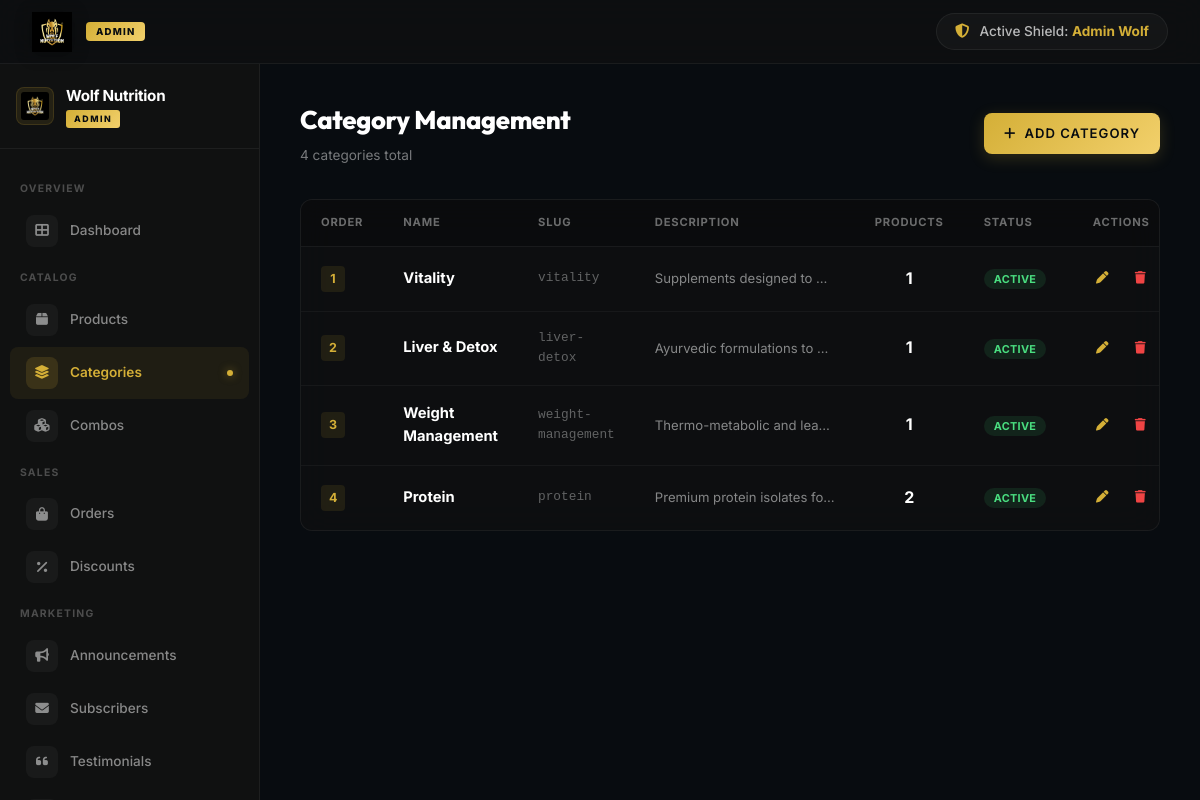
Screenshot of /admin/categories.php (signed in) with the database file from the repository.
### tables this page shows
CREATE TABLE IF NOT EXISTS `categories` (
  `id` INT AUTO_INCREMENT PRIMARY KEY,
  `name` VARCHAR(100) NOT NULL,
  `slug` VARCHAR(100) NOT NULL UNIQUE,
  `description` TEXT NULL,
  `is_active` TINYINT(1) DEFAULT 1,
  `display_order` INT DEFAULT 0
);

### admin/categories.php (the view, shortened to what this page needs)
<?php
require_once __DIR__ . '/includes/header.php';
require_once __DIR__ . '/includes/sidebar.php';
$stmt = $pdo->prepare("
    SELECT c.*, COUNT(p.id) as product_count
    FROM categories c
    LEFT JOIN products p ON c.id = p.category_id
    GROUP BY c.id
    ORDER BY c.display_order ASC
");
$stmt->execute();
$categories = $stmt->fetchAll();
?>
    <div class="cat-page-header" style="display:flex; justify-content:space-between; align-items:center; margin-bottom:32px;">
        <div>
            <h2 style="font-size:1.6rem; font-weight:800; color:#fff; margin:0 0 4px 0; letter-spacing:-0.3px;">Category Management</h2>
            <p style="font-size:0.85rem; color:rgba(255,255,255,0.45); margin:0;"><?php echo count($categories); ?> categor<?php echo count($categories) !== 1 ? 'ies' : 'y'; ?> total</p>
        </div>
        <a href="category_add.php" class="btn-gold" style="padding:10px 20px; font-size:0.82rem; text-decoration:none; display:inline-flex; align-items:center; gap:8px; font-weight:600;">
            <i class="fas fa-plus"></i> Add Category
        </a>
    </div>
    <div class="cat-table-wrapper">
        <?php if (empty($categories)): ?>
            <div style="text-align:center; padding:48px 20px;">
                <i class="fas fa-folder-open" style="font-size:2rem; color:rgba(255,255,255,0.15); margin-bottom:12px; display:block;"></i>
                <p style="color:rgba(255,255,255,0.4); font-size:0.9rem; margin:0 0 16px 0;">No categories created yet.</p>
                <a href="category_add.php" class="btn-gold" style="padding:10px 24px; font-size:0.82rem; text-decoration:none; display:inline-flex; align-items:center; gap:8px;">
                    <i class="fas fa-plus"></i> Create First Category
                </a>
            </div>
        <?php else: ?>
            <table class="cat-table">
                <thead>
                    <tr>
                        <th style="width:70px;">Order</th>
                        <th>Name</th>
                        <th style="width:140px;">Slug</th>
                        <th>Description</th>
                        <th style="width:90px; text-align:center;">Products</th>
                        <th style="width:90px;">Status</th>
                        <th style="width:100px; text-align:center;">Actions</th>
                    </tr>
                </thead>
                <tbody>
                    <?php foreach ($categories as $cat): ?>
                        <tr>
                            <td data-label="Order">
                                <span style="background:rgba(212,175,55,0.1); color:#D4AF37; font-size:0.78rem; font-weight:700; padding:3px 8px; border-radius:4px; min-width:24px; display:inline-block; text-align:center;"><?php echo $cat['display_order']; ?></span>
                            </td>
                            <td data-label="Category" class="td-name">
                                <a href="category_edit.php?id=<?php echo $cat['id']; ?>" style="color:#fff; text-decoration:none; font-weight:700; font-size:0.92rem; transition:color 0.2s;" onmouseover="this.style.color='#D4AF37'" onmouseout="this.style.color='#fff'">
                                    <?php echo htmlspecialchars($cat['name']); ?>
                                </a>
                            </td>
                            <td data-label="Slug" style="font-size:0.8rem; color:rgba(255,255,255,0.35); font-family:monospace;"><?php echo htmlspecialchars($cat['slug']); ?></td>
                            <td data-label="Description" style="font-size:0.82rem; color:rgba(255,255,255,0.5); max-width:220px; overflow:hidden; text-overflow:ellipsis; white-space:nowrap;">
                                <?php echo htmlspecialchars($cat['description'] ?: '—'); ?>
                            </td>
                            <td data-label="Products" style="text-align:center;">
                                <span style="font-weight:700; font-size:1rem; color:#fff;"><?php echo $cat['product_count']; ?></span>
                            </td>
                            <td data-label="Status">
                                <span class="<?php echo $cat['is_active'] ? 'badge-active' : 'badge-inactive'; ?>">
                                    <?php echo $cat['is_active'] ? 'Active' : 'Inactive'; ?>
                                </span>
                            </td>
                            <td data-label="" class="td-actions">
                                <div style="display:flex; gap:6px; justify-content:center;">
                                    <a href="category_edit.php?id=<?php echo $cat['id']; ?>" class="action-btn" style="color:#D4AF37; text-decoration:none;" title="Edit">
                                        <i class="fas fa-pen" style="font-size:0.78rem;"></i>
                                    </a>
                                    <a href="categories.php?delete_id=<?php echo $cat['id']; ?>" class="action-btn" style="color:#ef4444; text-decoration:none;" onclick="return confirm('Delete this category?')" title="Delete">
                                        <i class="fas fa-trash" style="font-size:0.78rem;"></i>
                                    </a>
                                </div>
                            </td>
                        </tr>
                    <?php endforeach; ?>
                </tbody>
            </table>
        <?php endif; ?>
    </div>
<?php
require_once __DIR__ . '/includes/footer.php';
?>

### assets/css/style.css (style rules this page uses)
:root { --bg-primary: #080C10; --bg-secondary: #121212; --bg-card: #121212; --bg-card-hover: #121212; --gold-primary: #D4AF37; --gold-light: #FFD700; --gold-dark: #D4AF37; --gold-muted: #D4AF37; --gold-gradient: linear-gradient(135deg, #FFD700 0%, #D4AF37 100%); --gold-glow: 0 0 15px rgba(212, 175, 55, 0.25); --gold-glow-hover: 0 0 25px rgba(212, 175, 55, 0.5); --text-primary: #FFFFFF; --text-secondary: rgba(255, 255, 255, 0.8); --text-muted: rgba(255, 255, 255, 0.5); --border-color: rgba(212, 175, 55, 0.15); --border-active: rgba(212, 175, 55, 0.5); --danger-color: #FFFFFF; --success-color: #D4AF37; --font-heading: 'Outfit', sans-serif; --font-body: 'Inter', sans-serif; --transition-fast: 0.2s ease; --transition-normal: 0.3s cubic-bezier(0.25, 0.8, 0.25, 1); }
* { box-sizing: border-box; margin: 0; padding: 0; }
body { background-color: var(--bg-primary); color: var(--text-secondary); font-family: var(--font-body); line-height: 1.6; overflow-x: hidden; }
h1, h2, h3, h4, h5, h6 { color: var(--text-primary); font-family: var(--font-heading); font-weight: 600; letter-spacing: 0.5px; }
a { color: inherit; text-decoration: none; transition: var(--transition-fast); }
.btn-gold { background: var(--gold-gradient); color: #080C10; border: none; padding: 12px 25px; font-family: var(--font-heading); font-weight: 700; text-transform: uppercase; letter-spacing: 1px; border-radius: 4px; cursor: pointer; display: inline-flex; align-items: center; justify-content: center; gap: 10px; position: relative; overflow: hidden; transition: var(--transition-normal); box-shadow: var(--gold-glow); }
.btn-gold::before { content: ''; position: absolute; top: 0; left: -100%; width: 50%; height: 100%; background: linear-gradient(90deg, transparent, rgba(255, 255, 255, 0.4), transparent); transform: skewX(-25deg); transition: 0.75s; }

### admin/includes/header.php (style rules this page uses)
*, *::before, *::after { box-sizing: border-box; margin: 0; padding: 0; }
body { display: flex; flex-direction: column; height: 100vh; overflow: hidden; background: #080C10; font-family: 'Inter', system-ui, -apple-system, sans-serif; color: #ffffff; -webkit-font-smoothing: antialiased; -moz-osx-font-smoothing: grayscale; margin: 0; padding: 0; }
.btn-gold { display: inline-flex; align-items: center; gap: 8px; padding: 10px 24px; background: linear-gradient(135deg, #D4AF37 0%, #F2D06B 100%); color: #080C10; font-size: 0.85rem; font-weight: 700; border: none; border-radius: 8px; cursor: pointer; transition: all 0.2s ease; text-decoration: none; font-family: 'Inter', system-ui, sans-serif; box-shadow: 0 4px 16px rgba(212, 175, 55, 0.2); }

### admin/categories.php (style rules this page uses)
.cat-table-wrapper { background: rgba(18,18,18,0.6); backdrop-filter: blur(16px); -webkit-backdrop-filter: blur(16px); border: 1px solid rgba(255,255,255,0.06); border-radius: 12px; overflow: hidden; }
.cat-table { width: 100%; border-collapse: collapse; }
.cat-table thead th { text-align: left; font-size: 0.7rem; text-transform: uppercase; letter-spacing: 0.8px; font-weight: 700; color: rgba(255,255,255,0.4); padding: 14px 20px; background: rgba(0,0,0,0.2); border-bottom: 1px solid rgba(255,255,255,0.05); }
.cat-table tbody td { padding: 16px 20px; font-size: 0.88rem; color: rgba(255,255,255,0.7); border-bottom: 1px solid rgba(255,255,255,0.04); vertical-align: middle; }
.cat-table tbody tr:last-child td { border-bottom: none; }
.badge-active { background: rgba(74,222,128,0.1); color: #4ade80; font-size: 0.68rem; font-weight: 700; padding: 3px 10px; border-radius: 20px; text-transform: uppercase; letter-spacing: 0.3px; }
.action-btn { display: inline-flex; align-items: center; justify-content: center; width: 32px; height: 32px; border-radius: 8px; transition: all 0.2s; }

### rows the page displays
categories: display_order "1", name "Vitality", slug "vitality", description "Supplements designed to…", product_count "1", is_active "ACTIVE"
categories: display_order "2", name "Liver & Detox", slug "liver-detox", description "Ayurvedic formulations to…", product_count "1", is_active "ACTIVE"
categories: display_order "3", name "Weight Management", slug "weight-management", description "Thermo-metabolic and lea…", product_count "1", is_active "ACTIVE"
categories: display_order "4", name "Protein", slug "protein", description "Premium protein isolates fo…", product_count "2", is_active "ACTIVE"

### other values shown
$admin_name "Admin Wolf"
$group['label'] "OVERVIEW"
$item['label'] "Dashboard"
$group['label'] "CATALOG"
$item['label'] "Products"
$item['label'] "Categories"
$item['label'] "Combos"
$group['label'] "SALES"
$item['label'] "Orders"
$item['label'] "Discounts"
$group['label'] "MARKETING"
$item['label'] "Announcements"
$item['label'] "Subscribers"
$item['label'] "Testimonials"
count($categories) "4"
